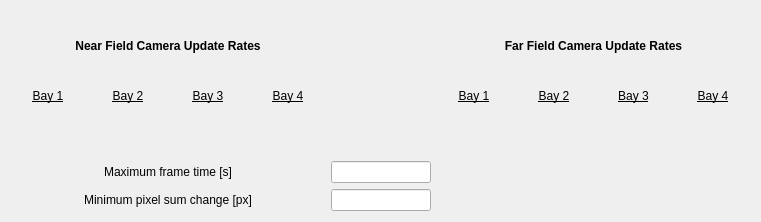
<?xml version="1.0" encoding="UTF-8"?>
<ui version="4.0">
 <class>Form</class>
 <widget class="QWidget" name="Form">
  <property name="geometry">
   <rect>
    <x>0</x>
    <y>0</y>
    <width>761</width>
    <height>222</height>
   </rect>
  </property>
  <property name="windowTitle">
   <string>Form</string>
  </property>
  <layout class="QVBoxLayout" name="verticalLayout">
   <item>
    <layout class="QGridLayout" name="gridLayout_3">
     <item row="2" column="2">
      <widget class="PyDMLineEdit" name="PyDMLineEdit">
       <property name="maximumSize">
        <size>
         <width>100</width>
         <height>16777215</height>
        </size>
       </property>
       <property name="toolTip">
        <string/>
       </property>
       <property name="channel" stdset="0">
        <string>ca://LTLHN:BTPS:Config:MaxFrameTime</string>
       </property>
      </widget>
     </item>
     <item row="3" column="3">
      <widget class="PyDMLabel" name="PyDMLabel_9">
       <property name="toolTip">
        <string/>
       </property>
       <property name="alignment">
        <set>Qt::AlignCenter</set>
       </property>
       <property name="precision" stdset="0">
        <number>3</number>
       </property>
       <property name="showUnits" stdset="0">
        <bool>false</bool>
       </property>
       <property name="precisionFromPV" stdset="0">
        <bool>true</bool>
       </property>
       <property name="alarmSensitiveContent" stdset="0">
        <bool>false</bool>
       </property>
       <property name="alarmSensitiveBorder" stdset="0">
        <bool>true</bool>
       </property>
       <property name="channel" stdset="0">
        <string>ca://LTLHN:BTPS:Config:MinPixelChange_RBV</string>
       </property>
      </widget>
     </item>
     <item row="3" column="2">
      <widget class="PyDMLineEdit" name="PyDMLineEdit_3">
       <property name="maximumSize">
        <size>
         <width>100</width>
         <height>16777215</height>
        </size>
       </property>
       <property name="toolTip">
        <string/>
       </property>
       <property name="precision" stdset="0">
        <number>3</number>
       </property>
       <property name="showUnits" stdset="0">
        <bool>false</bool>
       </property>
       <property name="precisionFromPV" stdset="0">
        <bool>true</bool>
       </property>
       <property name="alarmSensitiveContent" stdset="0">
        <bool>false</bool>
       </property>
       <property name="alarmSensitiveBorder" stdset="0">
        <bool>true</bool>
       </property>
       <property name="channel" stdset="0">
        <string>ca://LTLHN:BTPS:Config:MinPixelChange</string>
       </property>
      </widget>
     </item>
     <item row="0" column="3">
      <widget class="QLabel" name="label_12">
       <property name="font">
        <font>
         <weight>75</weight>
         <bold>true</bold>
        </font>
       </property>
       <property name="text">
        <string>Far Field Camera Update Rates</string>
       </property>
       <property name="alignment">
        <set>Qt::AlignCenter</set>
       </property>
      </widget>
     </item>
     <item row="1" column="3">
      <layout class="QGridLayout" name="gridLayout_2">
       <item row="0" column="4">
        <widget class="QLabel" name="label_11">
         <property name="font">
          <font>
           <underline>true</underline>
          </font>
         </property>
         <property name="text">
          <string>Bay 4</string>
         </property>
         <property name="alignment">
          <set>Qt::AlignCenter</set>
         </property>
        </widget>
       </item>
       <item row="1" column="4">
        <widget class="PyDMLabel" name="PyDMLabel_8">
         <property name="toolTip">
          <string/>
         </property>
         <property name="channel" stdset="0">
          <string>ca://LTLHN:BTPS:Chk:LS8:FF:FrameTime_RBV</string>
         </property>
        </widget>
       </item>
       <item row="0" column="3">
        <widget class="QLabel" name="label_8">
         <property name="font">
          <font>
           <underline>true</underline>
          </font>
         </property>
         <property name="text">
          <string>Bay 3</string>
         </property>
         <property name="alignment">
          <set>Qt::AlignCenter</set>
         </property>
        </widget>
       </item>
       <item row="2" column="1">
        <widget class="PyDMByteIndicator" name="PyDMByteIndicator_5">
         <property name="toolTip">
          <string/>
         </property>
         <property name="channel" stdset="0">
          <string>ca://LTLHN:BTPS:Chk:LS1:FF:IsUpdating_RBV</string>
         </property>
         <property name="showLabels" stdset="0">
          <bool>false</bool>
         </property>
         <property name="circles" stdset="0">
          <bool>true</bool>
         </property>
        </widget>
       </item>
       <item row="2" column="4">
        <widget class="PyDMByteIndicator" name="PyDMByteIndicator_6">
         <property name="toolTip">
          <string/>
         </property>
         <property name="channel" stdset="0">
          <string>ca://LTLHN:BTPS:Chk:LS8:FF:IsUpdating_RBV</string>
         </property>
         <property name="showLabels" stdset="0">
          <bool>false</bool>
         </property>
         <property name="circles" stdset="0">
          <bool>true</bool>
         </property>
        </widget>
       </item>
       <item row="2" column="3">
        <widget class="PyDMByteIndicator" name="PyDMByteIndicator_4">
         <property name="toolTip">
          <string/>
         </property>
         <property name="channel" stdset="0">
          <string>ca://LTLHN:BTPS:Chk:LS5:FF:IsUpdating_RBV</string>
         </property>
         <property name="showLabels" stdset="0">
          <bool>false</bool>
         </property>
         <property name="circles" stdset="0">
          <bool>true</bool>
         </property>
        </widget>
       </item>
       <item row="0" column="2">
        <widget class="QLabel" name="label_10">
         <property name="font">
          <font>
           <underline>true</underline>
          </font>
         </property>
         <property name="text">
          <string>Bay 2</string>
         </property>
         <property name="alignment">
          <set>Qt::AlignCenter</set>
         </property>
        </widget>
       </item>
       <item row="1" column="3">
        <widget class="PyDMLabel" name="PyDMLabel_7">
         <property name="toolTip">
          <string/>
         </property>
         <property name="channel" stdset="0">
          <string>ca://LTLHN:BTPS:Chk:LS5:FF:FrameTime_RBV</string>
         </property>
        </widget>
       </item>
       <item row="0" column="1">
        <widget class="QLabel" name="label_9">
         <property name="font">
          <font>
           <underline>true</underline>
          </font>
         </property>
         <property name="text">
          <string>Bay 1</string>
         </property>
         <property name="alignment">
          <set>Qt::AlignCenter</set>
         </property>
        </widget>
       </item>
       <item row="1" column="1">
        <widget class="PyDMLabel" name="PyDMLabel_6">
         <property name="toolTip">
          <string/>
         </property>
         <property name="channel" stdset="0">
          <string>ca://LTLHN:BTPS:Chk:LS1:FF:FrameTime_RBV</string>
         </property>
        </widget>
       </item>
      </layout>
     </item>
     <item row="3" column="0">
      <widget class="QLabel" name="label_2">
       <property name="toolTip">
        <string>&lt;html&gt;&lt;head/&gt;&lt;body&gt;&lt;p&gt;If the stats plugin centroid doesn't change at least by this number of pixels, consider the data invalid.&lt;/p&gt;&lt;/body&gt;&lt;/html&gt;</string>
       </property>
       <property name="text">
        <string>Minimum pixel sum change [px]</string>
       </property>
       <property name="alignment">
        <set>Qt::AlignCenter</set>
       </property>
      </widget>
     </item>
     <item row="2" column="0">
      <widget class="QLabel" name="label">
       <property name="toolTip">
        <string>If camera plugins don't update this fast, their data will be considered invalid/stale.</string>
       </property>
       <property name="text">
        <string>Maximum frame time [s]</string>
       </property>
       <property name="alignment">
        <set>Qt::AlignCenter</set>
       </property>
      </widget>
     </item>
     <item row="2" column="3">
      <widget class="PyDMLabel" name="PyDMLabel">
       <property name="toolTip">
        <string/>
       </property>
       <property name="alignment">
        <set>Qt::AlignCenter</set>
       </property>
       <property name="channel" stdset="0">
        <string>ca://LTLHN:BTPS:Config:MaxFrameTime_RBV</string>
       </property>
      </widget>
     </item>
     <item row="0" column="0">
      <widget class="QLabel" name="label_3">
       <property name="font">
        <font>
         <weight>75</weight>
         <bold>true</bold>
        </font>
       </property>
       <property name="text">
        <string>Near Field Camera Update Rates</string>
       </property>
       <property name="alignment">
        <set>Qt::AlignCenter</set>
       </property>
      </widget>
     </item>
     <item row="1" column="2">
      <layout class="QVBoxLayout" name="verticalLayout_2">
       <property name="leftMargin">
        <number>0</number>
       </property>
       <property name="rightMargin">
        <number>0</number>
       </property>
      </layout>
     </item>
     <item row="1" column="0">
      <layout class="QGridLayout" name="gridLayout">
       <item row="0" column="1">
        <widget class="QLabel" name="label_6">
         <property name="font">
          <font>
           <underline>true</underline>
          </font>
         </property>
         <property name="text">
          <string>Bay 2</string>
         </property>
         <property name="alignment">
          <set>Qt::AlignCenter</set>
         </property>
        </widget>
       </item>
       <item row="0" column="2">
        <widget class="QLabel" name="label_5">
         <property name="font">
          <font>
           <underline>true</underline>
          </font>
         </property>
         <property name="text">
          <string>Bay 3</string>
         </property>
         <property name="alignment">
          <set>Qt::AlignCenter</set>
         </property>
        </widget>
       </item>
       <item row="2" column="2">
        <widget class="PyDMByteIndicator" name="PyDMByteIndicator_2">
         <property name="toolTip">
          <string/>
         </property>
         <property name="channel" stdset="0">
          <string>ca://LTLHN:Chk:NF3:IsUpdating_RBV</string>
         </property>
         <property name="showLabels" stdset="0">
          <bool>false</bool>
         </property>
         <property name="circles" stdset="0">
          <bool>true</bool>
         </property>
        </widget>
       </item>
       <item row="1" column="2">
        <widget class="PyDMLabel" name="PyDMLabel_4">
         <property name="toolTip">
          <string/>
         </property>
         <property name="channel" stdset="0">
          <string>ca://LTLHN:Chk:NF3:FrameTime_RBV</string>
         </property>
        </widget>
       </item>
       <item row="2" column="3">
        <widget class="PyDMByteIndicator" name="PyDMByteIndicator_3">
         <property name="toolTip">
          <string/>
         </property>
         <property name="channel" stdset="0">
          <string>ca://LTLHN:Chk:NF4:IsUpdating_RBV</string>
         </property>
         <property name="showLabels" stdset="0">
          <bool>false</bool>
         </property>
         <property name="circles" stdset="0">
          <bool>true</bool>
         </property>
        </widget>
       </item>
       <item row="0" column="3">
        <widget class="QLabel" name="label_7">
         <property name="font">
          <font>
           <underline>true</underline>
          </font>
         </property>
         <property name="text">
          <string>Bay 4</string>
         </property>
         <property name="alignment">
          <set>Qt::AlignCenter</set>
         </property>
        </widget>
       </item>
       <item row="1" column="3">
        <widget class="PyDMLabel" name="PyDMLabel_5">
         <property name="toolTip">
          <string/>
         </property>
         <property name="channel" stdset="0">
          <string>ca://LTLHN:Chk:NF4:FrameTime_RBV</string>
         </property>
        </widget>
       </item>
       <item row="2" column="0">
        <widget class="PyDMByteIndicator" name="PyDMByteIndicator">
         <property name="toolTip">
          <string/>
         </property>
         <property name="channel" stdset="0">
          <string>ca://LTLHN:Chk:NF1:IsUpdating_RBV</string>
         </property>
         <property name="showLabels" stdset="0">
          <bool>false</bool>
         </property>
         <property name="circles" stdset="0">
          <bool>true</bool>
         </property>
        </widget>
       </item>
       <item row="1" column="0">
        <widget class="PyDMLabel" name="PyDMLabel_3">
         <property name="toolTip">
          <string/>
         </property>
         <property name="channel" stdset="0">
          <string>ca://LTLHN:Chk:NF1:FrameTime_RBV</string>
         </property>
        </widget>
       </item>
       <item row="0" column="0">
        <widget class="QLabel" name="label_4">
         <property name="font">
          <font>
           <underline>true</underline>
          </font>
         </property>
         <property name="text">
          <string>Bay 1</string>
         </property>
         <property name="alignment">
          <set>Qt::AlignCenter</set>
         </property>
        </widget>
       </item>
      </layout>
     </item>
    </layout>
   </item>
  </layout>
 </widget>
 <customwidgets>
  <customwidget>
   <class>PyDMLabel</class>
   <extends>QLabel</extends>
   <header>pydm.widgets.label</header>
  </customwidget>
  <customwidget>
   <class>PyDMByteIndicator</class>
   <extends>QWidget</extends>
   <header>pydm.widgets.byte</header>
  </customwidget>
  <customwidget>
   <class>PyDMLineEdit</class>
   <extends>QLineEdit</extends>
   <header>pydm.widgets.line_edit</header>
  </customwidget>
 </customwidgets>
 <resources/>
 <connections/>
</ui>
